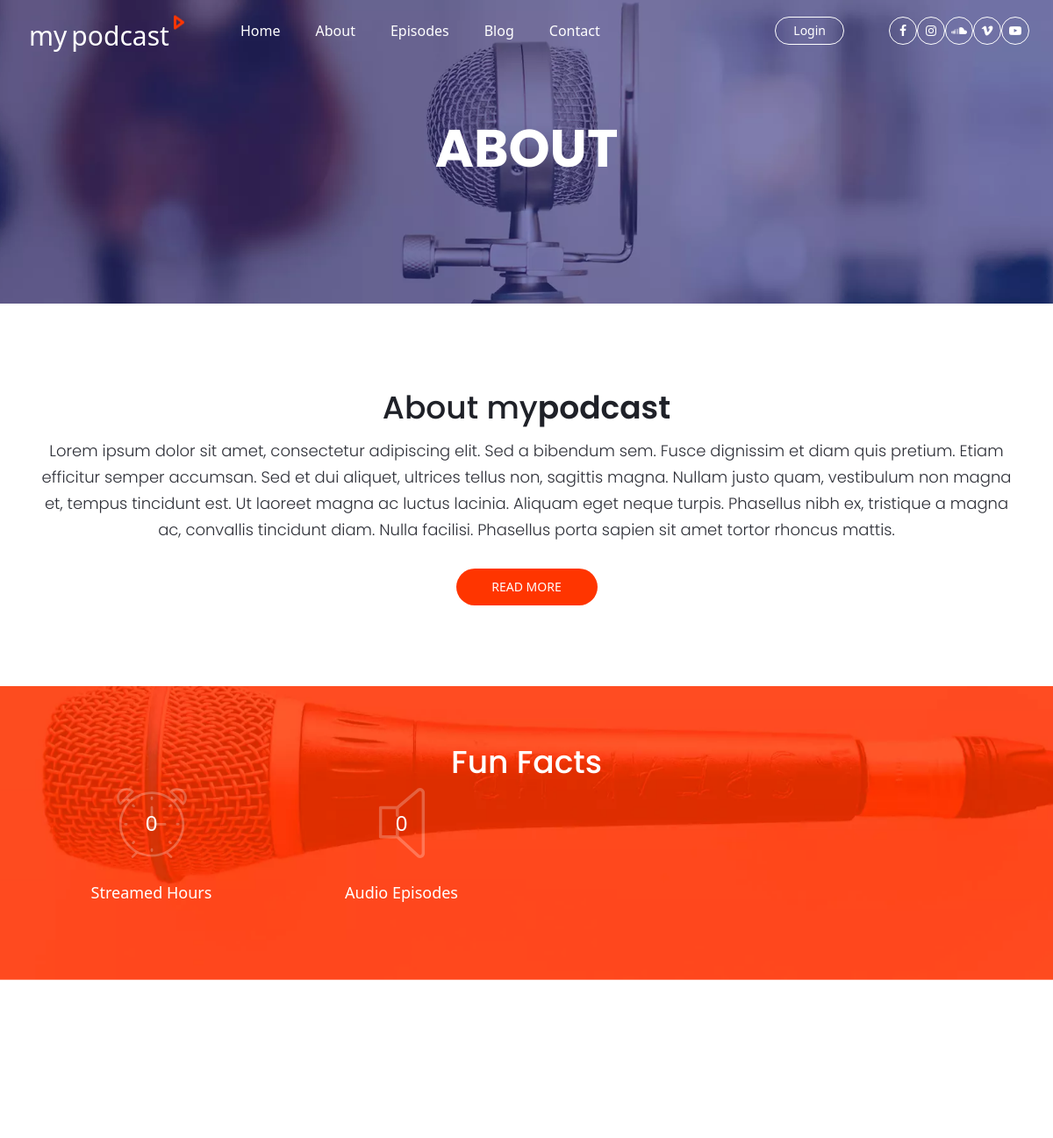
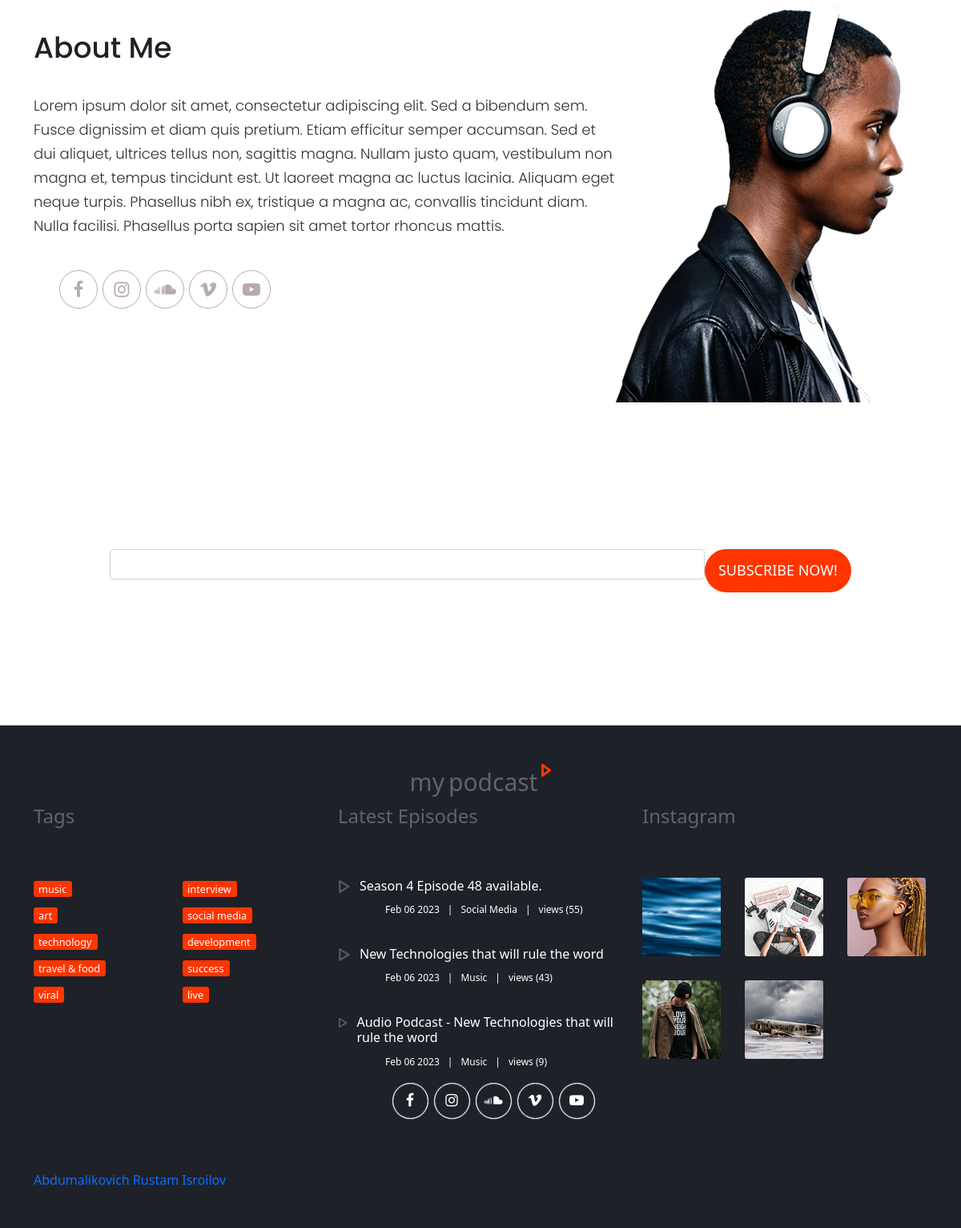
The page /about/ on the database its author committed (2 pictures, top to bottom).
### blog/models.py (models this page shows, shortened)
class Tag(models.Model):
    title = models.CharField(max_length=202)

class Article(models.Model):
    author = models.ForeignKey(Profile, on_delete=models.CASCADE)
    category = models.ForeignKey(Category, on_delete=models.CASCADE, related_name='categorys')
    Season = models.ForeignKey(Season, on_delete=models.CASCADE, related_name='seasons')
    title = models.CharField(max_length=202)
    image = models.ImageField()
    audio = models.FileField()
    description = models.TextField()
    tags = models.ManyToManyField(Tag, related_name='tags')
    views = models.IntegerField(default=0)
    created_at = models.DateTimeField(auto_now_add=True)

class Category(models.Model):
    title = models.CharField(max_length=202)
    image = models.ImageField(null=True, blank=True)
    def __str__(self):
        return self.title

### about/views.py (the view)
# urls.py: path('', about_view, name='about')
def about_view(request):
    obj = Article.objects.order_by('-id')[:3]
    category = Category.objects.all()[:4]
    tags = Tag.objects.all()
    forms = SubscribeForm(request.POST or None)
    if forms.is_valid():
        forms.save()
        return redirect(".")
    ctx = {
        'objs': obj,
        'forms': forms,
        'categorys': category,
        'tags': tags,
    }
    return render(request, 'mypodcast/about.html', ctx)

### contact/forms.py
class SubscribeForm(forms.ModelForm):
    class Meta:
        model = Subscribe
        fields = '__all__'
    def __init__(self, *args, **kwargs):
        super(SubscribeForm, self).__init__(*args, **kwargs)
        for field_name, field in self.fields.items():
            field.widget.attrs['class'] = 'form-control'

### templates/mypodcast/about.html (shortened to what this page needs)
<!DOCTYPE html>
{% load static %}
<html lang="en">
<head>
    <link rel="stylesheet" type="text/css" href="{% static 'styles/bootstrap-4.1.2/bootstrap.min.css' %}">
    <link href="{% static 'plugins/font-awesome-4.7.0/css/font-awesome.min.css' %}" rel="stylesheet" type="text/css">
    <link href="{% static 'plugins/colorbox/colorbox.css' %}" rel="stylesheet" type="text/css">
    <link rel="stylesheet" type="text/css" href="{% static 'styles/about.css' %}">
    <link rel="stylesheet" type="text/css" href="{% static 'styles/about_responsive.css' %}">
</head>
<body>
<div class="super_container">
{% include 'header.html' %}
    <div class="home">
        <div class="parallax_background parallax-window" data-parallax="scroll" data-image-src="{% static 'images/about.jpg.webp' %}"
             data-speed="0.8"></div>
        <div class="home_container d-flex flex-column align-items-center justify-content-center">
            <div class="home_content">
                <div class="home_title"><h1>about</h1></div>
            </div>
        </div>
    </div>
    <div class="intro">
        <div class="container">
            <div class="row">
                <div class="col">
                    <div class="intro_content text-center">
                        <div class="section_title text-center"><h1>About my<span>podcast</span></h1></div>
                        <div class="intro_text text-center">
                            <p>Lorem ipsum dolor sit amet, consectetur adipiscing elit. Sed a bibendum sem. Fusce
                                dignissim et diam quis pretium.
                                Etiam efficitur semper accumsan. Sed et dui aliquet, ultrices tellus non, sagittis
                                magna. Nullam justo quam, vestibulum non magna et, tempus tincidunt est. Ut laoreet
                                magna ac luctus lacinia. Aliquam eget neque turpis. Phasellus nibh ex, tristique a magna
                                ac, convallis tincidunt diam. Nulla facilisi. Phasellus porta sapien sit amet tortor
                                rhoncus mattis.</p>
                        </div>
                        <div class="button_fill intro_button"><a href="#">read more</a></div>
                    </div>
                </div>
            </div>
        </div>
    </div>
    <div class="milestones">
        <div class="parallax_background parallax-window" data-parallax="scroll" data-image-src="{% static 'images/milestones.jpg.webp' %}"
             data-speed="0.8"></div>
        <div class="container">
            <div class="row">
                <div class="col">
                    <div class="section_title light text-center"><h1>Fun Facts</h1></div>
                </div>
            </div>
            <div class="row milestones_row">
                <div class="col-xl-3 col-md-6">
                    <div class="milestone text-center">
                        <div class="milestone_content ml-auto mr-auto">
                            <div class="milestone_counter" data-end-value="55126">0</div>
                            <div class="milestone_icon"><img src="{% static 'images/alarm-clock.svg' %}"
                                                             alt="https://www.flaticon.com/authors/smashicons"></div>
                        </div>
                        <div class="milestone_title">Streamed Hours</div>
                    </div>
                </div>
                <div class="col-xl-3 col-md-6">
                    <div class="milestone text-center">
                        <div class="milestone_content ml-auto mr-auto">
                            <div class="milestone_counter" data-end-value="3520">0</div>
                            <div class="milestone_icon"><img src="{% static 'images/speaker.svg' %}"
                                                             alt="https://www.flaticon.com/authors/smashicons"></div>
                        </div>
                        <div class="milestone_title">Audio Episodes</div>
                    </div>
                </div>
            </div>
        </div>
    </div>
    <div class="about">
        <div class="container">
            <div class="row">
                <div class="col">
                    <div class="about_container d-flex flex-lg-row flex-column align-items-start justify-content-start">
                        <div class="about_content">
                            <div class="section_title"><h1>About Me</h1></div>
                            <div class="about_text">
                                <p>Lorem ipsum dolor sit amet, consectetur adipiscing elit. Sed a bibendum sem. Fusce
                                    dignissim et diam quis pretium. Etiam efficitur semper accumsan. Sed et dui aliquet,
                                    ultrices tellus non, sagittis magna. Nullam justo quam, vestibulum non magna et,
                                    tempus tincidunt est. Ut laoreet magna ac luctus lacinia. Aliquam eget neque turpis.
                                    Phasellus nibh ex, tristique a magna ac, convallis tincidunt diam. Nulla facilisi.
                                    Phasellus porta sapien sit amet tortor rhoncus mattis.</p>
                            </div>
                            <div class="social">
                                <ul class="d-flex flex-row align-items-start justify-content-start">
                                    <li><a href="#"><i class="fa fa-facebook" aria-hidden="true"></i></a></li>
                                    <li><a href="#"><i class="fa fa-instagram" aria-hidden="true"></i></a></li>
                                    <li><a href="#"><i class="fa fa-soundcloud" aria-hidden="true"></i></a></li>
                                    <li><a href="#"><i class="fa fa-vimeo" aria-hidden="true"></i></a></li>
                                    <li><a href="#"><i class="fa fa-youtube-play" aria-hidden="true"></i></a></li>
                                </ul>
                            </div>
                        </div>
                        <div class="about_image"><img src="{% static 'images/man.png' %}" alt=""></div>
                    </div>
                </div>
            </div>
        </div>
    </div>
    <div class="newsletter">
        <div class="parallax_background parallax-window" data-parallax="scroll" data-image-src="{% static 'images/newsletter.jpg.webp' %}"
             data-speed="0.8"></div>
        <div class="container">
            <div class="row">
                <div class="col">
                    <div class="section_title light text-center"><h1>Join my Newsletter</h1></div>
                    <div class="newsletter_text text-center">
                        <p>Stay on track with the latest information about our podcasts, guests, special guest and
                            giveaways.</p>
                    </div>
                </div>
            </div>
            <div class="row newsletter_row">
                <div class="col-lg-10 offset-lg-1">
                    <div class="newsletter_form_container">
                        <form method="post" action="#"
                              class="newsletter_form d-flex flex-md-row flex-column align-items-md-start align-items-center justify-content-md-between justify-content-start"
                              id="newsletter_form">
                            {{ forms.email }}
                            <button class="newsletter_button button_fill">subscribe now!</button>
                        </form>
                    </div>
                </div>
            </div>
        </div>
    </div>
{% include 'footer.html' %}
</div>
</body>
</html>

### templates/footer.html (shortened to what this page needs)
{% load static %}
     <footer class="footer">
        <div class="container">
            <div class="row footer_logo_row">
                <div class="col d-flex flex-row align-items-center justify-content-center">
                    <div class="logo">
                        <a href="#"><span>my</span>podcast<img src="{% static 'images/play.png' %}" alt=""></a>
                    </div>
                </div>
            </div>
            <div class="row footer_content_row">
                <div class="col-lg-4">
                    <div class="footer_title">Tags</div>
                    <div class="footer_list">
                        {% for tag in tags %}
                        <div>
                            <div><a href="{% url 'episode' %}?tag={{ tag.title }}">{{ tag.title }}</a></div>
                        </div>
                        {% endfor %}
                    </div>
                </div>
                <div class="col-lg-4">
                    <div class="footer_title">Latest Episodes</div>
                    <div class="latest_container">
                        {% for obj in objs %}
                        <div class="latest">
                            <div class="latest_title_container d-flex flex-row align-items-start justify-content-start">
                                <a href="{% url 'post_views_up' obj.pk %}">
                                    <div class="d-flex flex-row align-items-start justify-content-start">
                                        <div class="latest_play">
                                        </div>
                                        <div class="latest_title_content">
                                            <div class="latest_title">{{ obj.title }}</div>
                                        </div>
                                    </div>
                                </a>
                            </div>
                            <div class="latest_episode_info">
                                <ul class="d-flex flex-row align-items-start justify-content-start">
                                    <li><a href="#">{{ obj.created_at|date:'M d Y'}}</a></li>
                                    <li><a href="#">{{ obj.category }}</a></li>
                                    <li><a href="#">views ({{ obj.views }})</a></li>
                                </ul>
                            </div>
                        </div>
                        {% endfor %}
                    </div>
                </div>
                <div class="col-lg-4">
                    <div class="footer_title">Instagram</div>
                    <div class="gallery d-flex flex-row align-items-start justify-content-start flex-wrap">
                        <div class="gallery_item">
                            <a class="colorbox" href="{% static 'images/gallery_1_large.jpg' %}"><img src="{% static 'images/gallery_1.jpg' %}"
                                                                                       alt=""></a>
                        </div>
                        <div class="gallery_item">
                            <a class="colorbox" href="{% static 'images/gallery_2_large.jpg' %}"><img src="{% static 'images/gallery_2.jpg' %}"
                                                                                       alt=""></a>
                        </div>
                        <div class="gallery_item">
                            <a class="colorbox" href="{% static 'images/gallery_3_large.jpg' %}"><img src="{% static 'images/gallery_3.jpg' %}"
                                                                                       alt=""></a>
                        </div>
                        <div class="gallery_item">
                            <a class="colorbox" href="{% static 'images/gallery_4_large.jpg' %}"><img src="{% static 'images/gallery_4.jpg' %}"
                                                                                       alt=""></a>
                        </div>
                        <div class="gallery_item">
                            <a class="colorbox" href="{% static 'images/gallery_5_large.jpg' %}"><img src="{% static 'images/gallery_5.jpg' %}"
                                                                                       alt=""></a>
                        </div>
                    </div>
                </div>
            </div>
            <div class="row footer_social_row">
                <div class="col">
                    <div class="footer_social">
                        <ul class="d-flex flex-row align-items-center justify-content-center">
                            <li><a href="#"><i class="fa fa-facebook" aria-hidden="true"></i></a></li>
                            <li><a href="#"><i class="fa fa-instagram" aria-hidden="true"></i></a></li>
                            <li><a href="#"><i class="fa fa-soundcloud" aria-hidden="true"></i></a></li>
                            <li><a href="#"><i class="fa fa-vimeo" aria-hidden="true"></i></a></li>
                            <li><a href="#"><i class="fa fa-youtube-play" aria-hidden="true"></i></a></li>
                        </ul>
                    </div>
                </div>
            </div>
            <a href="https://abdumalikovich.uz/cgi-sys/suspendedpage.cgi">Abdumalikovich Rustam Isroilov</a>
        </div>
    </footer>

### rows shown on the page
Tag: title "music"
Tag: title "art"
Tag: title "technology"
Tag: title "travel & food"
Tag: title "viral"
Tag: title "interview"
Tag: title "social media"
Tag: title "development"
Tag: title "success"
Tag: title "live"
Article: title "Season 4 Episode 48 available.", created_at "Feb 06 2023", category "Social Media", views "55"
Article: title "New Technologies that will rule the word", created_at "Feb 06 2023", category "Music", views "43"
Article: title "Audio Podcast - New Technologies that will rule the word", created_at "Feb 06 2023", category "Music", views "9"
